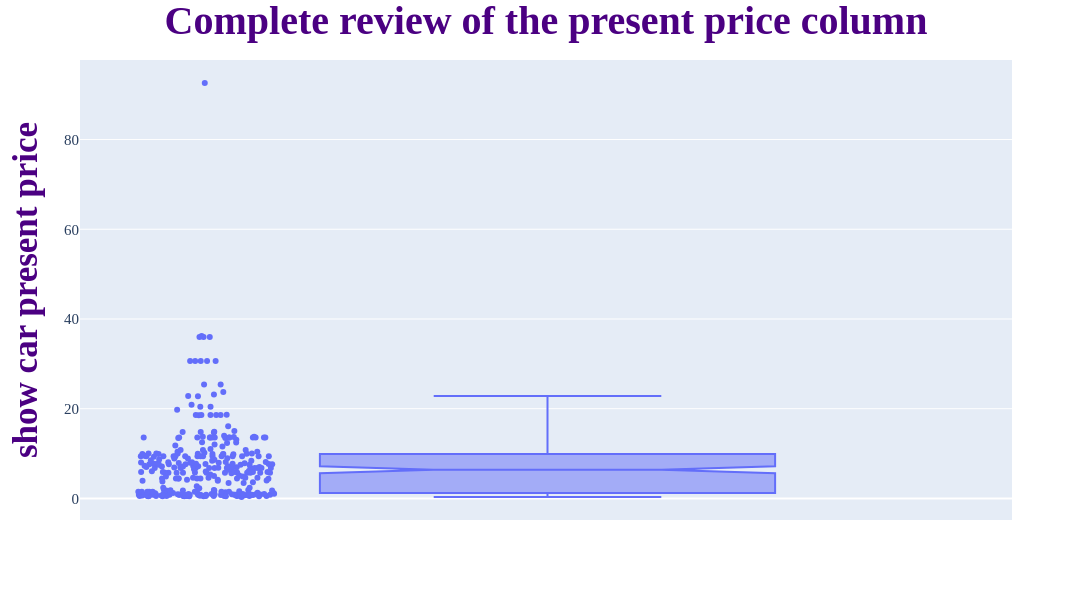

This figure's notebook cell:
### Code cell
# box plot in plotly
fig = px.box(df, y='Present_Price', notched=True, points='all',
             hover_name='Selling_Price', hover_data=['Selling_Price', 'age', 'Present_Price'])



# General chart changes
fig.update_layout(
    width=1100,
    height=600,
    font_size=15,
    font_family='times New Roman',
    barcornerradius=13,


    # title
    title="Complete review of the present price column",
    title_font_size=40,
    title_font_color='indigo',
    title_font_weight='bold',
    title_x=0.5,
    title_y=0.99,
    


    # yaxis
    yaxis_title="show car present price",
    yaxis_title_font_size=35,
    yaxis_title_font_weight='bold',
    yaxis_title_font_color='indigo'
)



# show result
fig.show()

### Figure 1 — Plotly figure (JSON) as saved in the notebook; plotly's stock layout.template omitted (floating-point values rounded to 4 significant figures; data arrays with more than 128 entries replaced by an {"elided": "..."} marker saying what was removed)
{"data": [{"alignmentgroup": "True", "boxpoints": "all", "customdata": {"elided": "301x2 float values"}, "hovertemplate": "<b>%{hovertext}</b><br><br>Present_Price=%{y}<br>Selling_Price=%{customdata[0]}<br>age=%{customdata[1]}<extra></extra>", "hovertext": {"elided": "301 float values"}, "legendgroup": "", "marker": {"color": "#636efa"}, "name": "", "notched": true, "offsetgroup": "", "orientation": "v", "showlegend": false, "type": "box", "x0": " ", "xaxis": "x", "y": {"elided": "301 float values"}, "y0": " ", "yaxis": "y"}], "layout": {"barcornerradius": 13, "boxmode": "group", "font": {"family": "times New Roman", "size": 15}, "height": 600, "legend": {"tracegroupgap": 0}, "margin": {"t": 60}, "title": {"font": {"color": "indigo", "size": 40, "weight": "bold"}, "text": "Complete review of the present price column", "x": 0.5, "y": 0.99}, "width": 1100, "xaxis": {"anchor": "y", "domain": [0, 1]}, "yaxis": {"anchor": "x", "domain": [0, 1], "title": {"font": {"color": "indigo", "size": 35, "weight": "bold"}, "text": "show car present price"}}}}
